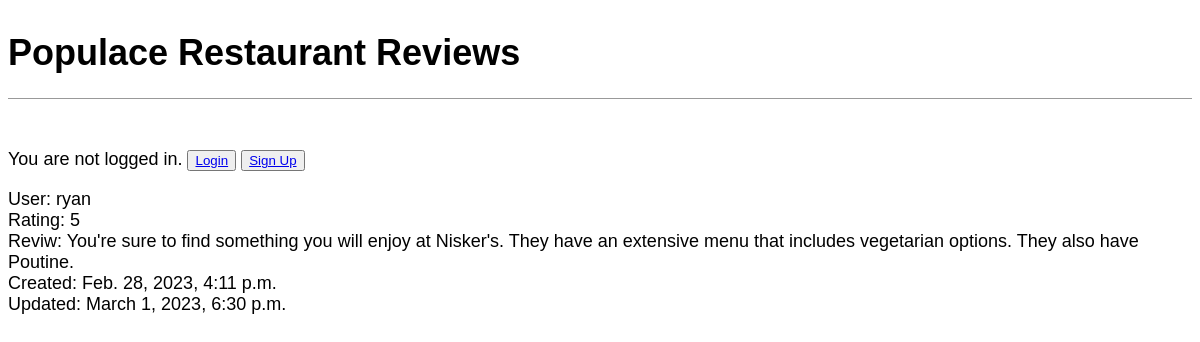
Screenshot of /Review/1/ with the database file from the repository.
### restaurant/models.py (models this page shows, shortened)
class Review(models.Model):
    restaurant = models.ForeignKey(
        Restaurant,  # Trying something New
        on_delete=models.CASCADE,
        related_name="reviews",
    )
    author = models.ForeignKey(  # changed to author
        "auth.user",
        on_delete=models.CASCADE,
        related_name="user",
    )
    review_title = models.CharField(max_length=200)
    email = models.EmailField()
    body = models.TextField(max_length=500)
    rating = models.IntegerField(default=3)
    created = models.DateTimeField(auto_now_add=True)
    updated = models.DateTimeField(auto_now=True)

### restaurant/views.py (the view)
# urls.py: path("Review/<int:pk>/", ReviewDetailView.as_view(), name="review_detail"),
class ReviewDetailView(DetailView):
    model = Review
    template_name = "review_detail.html"

### templates/review_detail.html (shortened to what this page needs)
{% extends 'base.html' %}
{% block content %}
<div class="post-entry">
  <p>User: {{ review.author }}</p>
  <p>Rating: {{ review.rating }}</p>
  <p>Reviw: {{ review.body }}</p>
  <p>Created: {{ review.created }}</p>
  <p>Updated: {{ review.updated }}</p>
</div>
{% endblock content %}

### static/css/base.css (style rules this page uses)
body { font-family: 'Source Sans Pro', sans-serif; font-size: 18px; }
.post-entry p { margin: 0; font-weight: 400; }

### rows the page displays
Review: author "ryan", rating "5", body "You're sure to find something you will enjoy at Nisker's. They have an extensive menu that includes vegetarian options. They also have Poutine.", created "Feb. 28, 2023, 4:11 p.m.", updated "March 1, 2023, 6:30 p.m."
